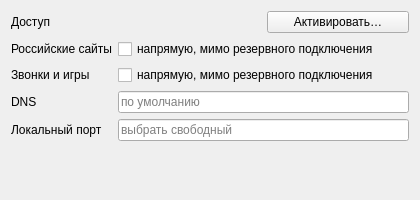
<?xml version="1.0" encoding="UTF-8"?>
<ui version="4.0">
 <class>EditRelay</class>
 <widget class="QWidget" name="EditRelay">
  <property name="geometry">
   <rect>
    <x>0</x>
    <y>0</y>
    <width>420</width>
    <height>200</height>
   </rect>
  </property>
  <layout class="QFormLayout" name="form">
   <item row="0" column="0">
    <widget class="QLabel" name="accessLabel">
     <property name="text">
      <string>Доступ</string>
     </property>
    </widget>
   </item>
   <item row="0" column="1">
    <layout class="QHBoxLayout" name="accessRow">
     <item>
      <widget class="QLabel" name="access">
       <property name="text">
        <string/>
       </property>
       <property name="wordWrap">
        <bool>true</bool>
       </property>
      </widget>
     </item>
     <item>
      <widget class="QPushButton" name="activate">
       <property name="text">
        <string>Активировать…</string>
       </property>
      </widget>
     </item>
    </layout>
   </item>
   <item row="1" column="0">
    <widget class="QLabel" name="bypassLabel">
     <property name="text">
      <string>Российские сайты</string>
     </property>
    </widget>
   </item>
   <item row="1" column="1">
    <widget class="QCheckBox" name="bypass_ru">
     <property name="text">
      <string>напрямую, мимо резервного подключения</string>
     </property>
     <property name="toolTip">
      <string>Экономит трафик подписки: то, что и так открывается, идёт обычным путём.</string>
     </property>
    </widget>
   </item>
   <item row="2" column="0">
    <widget class="QLabel" name="udpLabel">
     <property name="text">
      <string>Звонки и игры</string>
     </property>
    </widget>
   </item>
   <item row="2" column="1">
    <widget class="QCheckBox" name="udp_direct">
     <property name="text">
      <string>напрямую, мимо резервного подключения</string>
     </property>
     <property name="toolTip">
      <string>Через резервное подключение звонки и игры не идут — оно переносит данные слишком медленно для разговора. Включите, чтобы они шли в обход него, напрямую. Цена: собеседник увидит ваш настоящий адрес. Если звонки блокируют в вашей сети, это не поможет.</string>
     </property>
    </widget>
   </item>
   <item row="3" column="0">
    <widget class="QLabel" name="dnsLabel">
     <property name="text">
      <string>DNS</string>
     </property>
    </widget>
   </item>
   <item row="3" column="1">
    <widget class="QLineEdit" name="dns_servers">
     <property name="placeholderText">
      <string>по умолчанию</string>
     </property>
     <property name="toolTip">
      <string>Через запятую. Пусто — выбираются сами.</string>
     </property>
    </widget>
   </item>
   <item row="4" column="0">
    <widget class="QLabel" name="portLabel">
     <property name="text">
      <string>Локальный порт</string>
     </property>
    </widget>
   </item>
   <item row="4" column="1">
    <widget class="QLineEdit" name="socks_port">
     <property name="placeholderText">
      <string>выбрать свободный</string>
     </property>
     <property name="toolTip">
      <string>Нужен, только если рядом стоит программа, которой порт прописан руками. Ноль или пусто — выберется сам.</string>
     </property>
    </widget>
   </item>
  </layout>
 </widget>
 <resources/>
 <connections/>
</ui>
